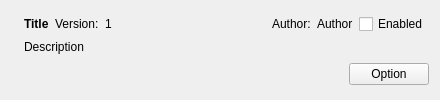
<?xml version="1.0" encoding="UTF-8"?>
<ui version="4.0">
 <class>pluginpanel</class>
 <widget class="QWidget" name="pluginpanel">
  <property name="geometry">
   <rect>
    <x>0</x>
    <y>0</y>
    <width>440</width>
    <height>100</height>
   </rect>
  </property>
  <property name="maximumSize">
   <size>
    <width>16777215</width>
    <height>100</height>
   </size>
  </property>
  <property name="windowTitle">
   <string>Form</string>
  </property>
  <layout class="QGridLayout" name="gridLayout_2">
   <item row="0" column="1">
    <layout class="QGridLayout" name="gridLayout">
     <item row="0" column="1">
      <widget class="QLabel" name="_v">
       <property name="text">
        <string>Version:</string>
       </property>
      </widget>
     </item>
     <item row="1" column="0" colspan="7">
      <widget class="QLabel" name="_pluginDesc">
       <property name="text">
        <string>Description</string>
       </property>
       <property name="scaledContents">
        <bool>false</bool>
       </property>
       <property name="alignment">
        <set>Qt::AlignLeading|Qt::AlignLeft|Qt::AlignTop</set>
       </property>
       <property name="wordWrap">
        <bool>true</bool>
       </property>
      </widget>
     </item>
     <item row="0" column="5">
      <widget class="QLabel" name="_author">
       <property name="text">
        <string>Author</string>
       </property>
      </widget>
     </item>
     <item row="0" column="3">
      <spacer name="horizontalSpacer">
       <property name="orientation">
        <enum>Qt::Horizontal</enum>
       </property>
       <property name="sizeHint" stdset="0">
        <size>
         <width>40</width>
         <height>20</height>
        </size>
       </property>
      </spacer>
     </item>
     <item row="0" column="2">
      <widget class="QLabel" name="_version">
       <property name="text">
        <string>1</string>
       </property>
      </widget>
     </item>
     <item row="0" column="6">
      <widget class="QCheckBox" name="_enabled">
       <property name="text">
        <string>Enabled</string>
       </property>
      </widget>
     </item>
     <item row="0" column="0">
      <widget class="QLabel" name="_pluginTitle">
       <property name="enabled">
        <bool>true</bool>
       </property>
       <property name="font">
        <font>
         <weight>75</weight>
         <bold>true</bold>
        </font>
       </property>
       <property name="text">
        <string>Title</string>
       </property>
      </widget>
     </item>
     <item row="0" column="4">
      <widget class="QLabel" name="_a">
       <property name="text">
        <string>Author:</string>
       </property>
      </widget>
     </item>
    </layout>
   </item>
   <item row="2" column="1">
    <layout class="QHBoxLayout" name="horizontalLayout">
     <item>
      <spacer name="horizontalSpacer_2">
       <property name="orientation">
        <enum>Qt::Horizontal</enum>
       </property>
       <property name="sizeHint" stdset="0">
        <size>
         <width>40</width>
         <height>20</height>
        </size>
       </property>
      </spacer>
     </item>
     <item>
      <widget class="QPushButton" name="_option">
       <property name="enabled">
        <bool>true</bool>
       </property>
       <property name="text">
        <string>Option</string>
       </property>
       <property name="icon">
        <iconset resource="resource.qrc">
         <normaloff>:/config_icons/option</normaloff>:/config_icons/option</iconset>
       </property>
      </widget>
     </item>
    </layout>
   </item>
   <item row="0" column="0">
    <widget class="QLabel" name="_icon">
     <property name="maximumSize">
      <size>
       <width>32</width>
       <height>32</height>
      </size>
     </property>
     <property name="text">
      <string/>
     </property>
     <property name="pixmap">
      <pixmap resource="resource.qrc">:/config_icons/warn32</pixmap>
     </property>
    </widget>
   </item>
  </layout>
 </widget>
 <resources>
  <include location="resource.qrc"/>
 </resources>
 <connections/>
</ui>
